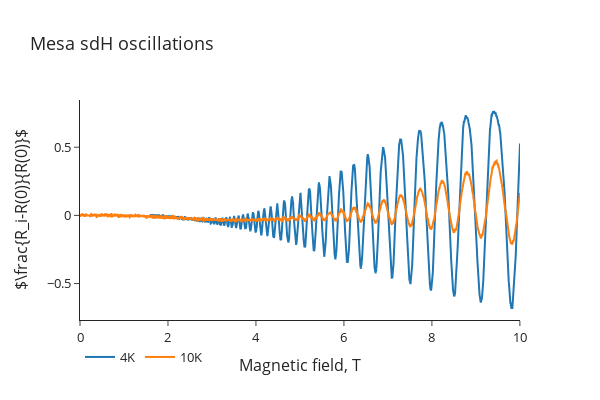

The code cell stored with this chart in its notebook:
### Code cell
fig = go.Figure()

fig.add_trace(go.Scatter(
    x = data4K['field'], y = data4K['dR/R'],
    name="4K"       # this sets its legend entry
))

fig.add_trace(go.Scatter(
    x = data10K['field'], y = data10K['dR/R'],
    name="10K"
))


fig.update_layout(height=400, width=600,template = 'simple_white', title_text="Stacked Subplots")
fig.update_layout(
    title=r'Mesa sdH oscillations',
    xaxis_title=r'Magnetic field, T',
    yaxis_title=r'$\frac{R_i-R(0)}{R(0)}$', font=dict(
        size=13
    )
)
fig.update_layout(legend_orientation="h")

fig.show()

### Figure 1 — Plotly figure (JSON) as saved in the notebook; plotly's stock layout.template omitted (floating-point values rounded to 4 significant figures; data arrays with more than 128 entries replaced by an {"elided": "..."} marker saying what was removed)
{"data": [{"name": "4K", "type": "scatter", "x": {"elided": "3856 float values"}, "y": {"elided": "3856 float values"}}, {"name": "10K", "type": "scatter", "x": {"elided": "4971 float values"}, "y": {"elided": "4971 float values"}}], "layout": {"font": {"size": 13}, "height": 400, "legend": {"orientation": "h"}, "title": {"text": "Mesa sdH oscillations"}, "width": 600, "xaxis": {"title": {"text": "Magnetic field, T"}}, "yaxis": {"title": {"text": "$\\frac{R_i-R(0)}{R(0)}$"}}}}
